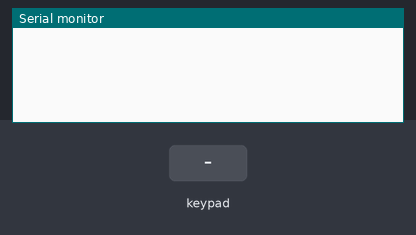
The sketch below on a simulated Arduino Uno, built with avr-gcc and run on an emulated ATmega328P. Shown: the last lines printed to the serial monitor. Inputs (shaded band) come from the test bench.

Above: at 1.2 s.
1.3 s: key '1' pressed
At 2.5 s:
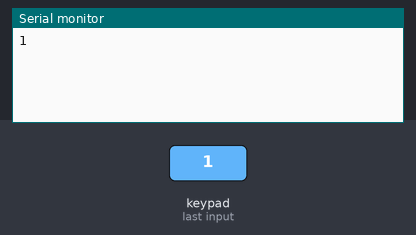
2.8 s: keypad keys 2 3 4 5 # pressed 0.4 s apart
At 4.9 s:
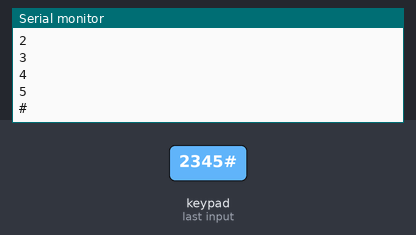
6.3 s: key 'A' pressed
At 6.7 s:
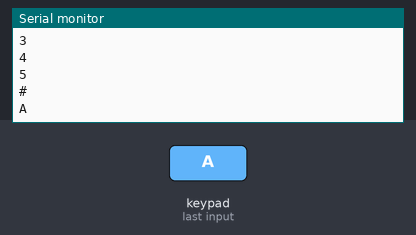
7.8 s: keypad keys 2 3 4 5 * pressed 0.4 s apart
At 10.2 s:
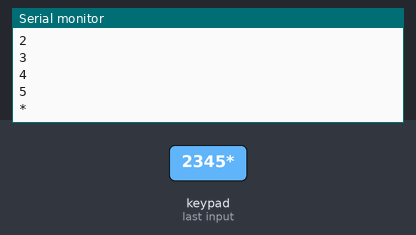
11.3 s: key 'B' pressed
At 12.5 s:
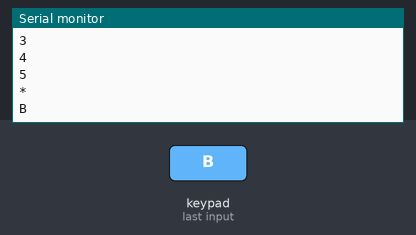
12.8 s: keypad keys 2 3 4 5 D pressed 0.4 s apart
At 15.0 s:
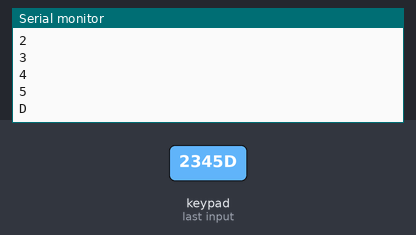
Timing chart, 0 to 16.5 s (numbered marks = the images above; inputs shaded):
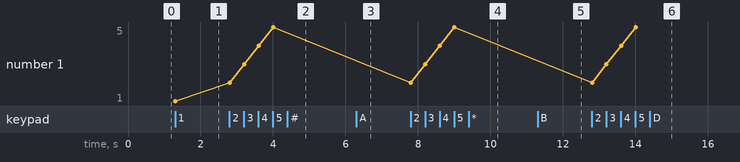

The sketch:

CustomKeypad.ino
```cpp
//------------------------------------------------------------------------------
// Programa para implementar un Teclado con Interruptores en Matriz
//
// Permite el cambio de dimensión (hileras x columns) e identificación de
// teclas.
//------------------------------------------------------------------------------

//-----[ Bibliotecas y Archivos Auxiliares ]-----
// Se debe instalar la librería Keypad: http://playground.arduino.cc/Code/Keypad
//
#include <Keypad.h>

//-----[ Constantes y Variables ]-----
const byte ROWS = 4; // Para 4 Hileras
const byte COLS = 4; // Para 4 Columnas
// Definición de los símbolos en la serigrafía de los interruptores.
char hexaKeys[ROWS][COLS] = {
  {'1','2','3','A'},
  {'4','5','6','B'},
  {'7','8','9','C'},
  {'*','0','#','D'}
};
byte rowPins[COLS] = {2, 3, 4, 5}; // Conección de los pines de las HILERAS.
byte colPins[ROWS] = {6, 7, 8, 9}; // Conección de los pines de las COLUMNAS.

// Inicializa una instancia de la clase NewKeypad
Keypad customKeypad = Keypad( makeKeymap(hexaKeys), rowPins, colPins, ROWS, COLS);

//------------------------------------------------------------------------------
void setup(){
  Serial.begin(9600); // Velocidad de la comunicación serial
}
//------------------------------------------------------------------------------
void loop(){
  char customKey = customKeypad.getKey(); // Lectura de una tecla oprimida

  if (customKey){               // Si se detectó una tecla oprimida...
    Serial.println(customKey);  // Imprímela en el monitor serial.
  }
}
//------------------------------------------------------------------------------
```

Measured:
- after the input at 1.3 s, the serial monitor: prints a new line at once (image 1)
- after the input at 2.8 s, the serial monitor: prints a new line at once (image 2)
- after the input at 6.3 s, the serial monitor: prints a new line at once (image 3)
- after the input at 7.8 s, the serial monitor: prints a new line at once (image 4)
- after the input at 11.3 s, the serial monitor: prints a new line at once (image 5)
- after the input at 12.8 s, the serial monitor: prints a new line at once (image 6)
- plotted number 1: 1 → 5 after the input at 2.8 s
